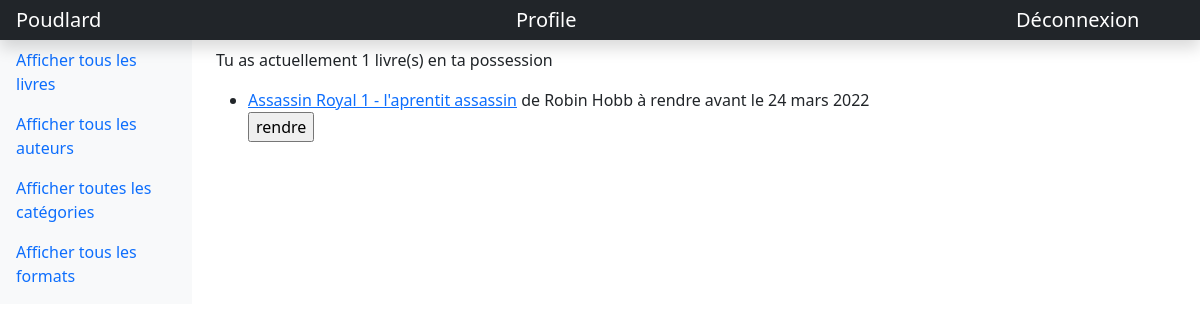
/browse/accounts/profile/ (signed in), run on an earlier commit of the app's database.
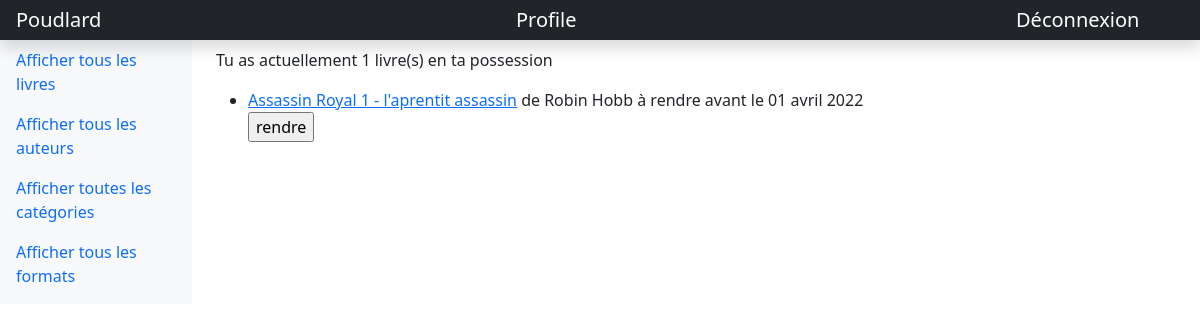
And on a later commit of the database.
### browse/models.py (models this page shows, shortened)
class Books(models.Model):
    book_id = models.AutoField(primary_key=True)
    title = models.CharField(max_length=200)
    is_borrowed = models.BooleanField(default=False)
    return_date = models.DateField(blank=True, null=True)
    ref = models.CharField(max_length=6, blank=True, null=True)
    image = models.CharField(blank=True, null=True, max_length=500)
    desc = models.TextField(max_length=10000, blank=True, null=True)
    author = models.ForeignKey(Author, on_delete=models.CASCADE)
    format = models.ForeignKey(Format, on_delete=models.CASCADE)
    language = models.ForeignKey(Language, on_delete=models.CASCADE)
    category = models.ForeignKey(Category, on_delete=models.CASCADE)
    borrowuser = models.ManyToManyField(User, blank=True, null=True)

class Author(models.Model):
    author_id = models.AutoField(primary_key=True)
    name = models.CharField(blank=True, null=True, max_length=20)
    firstname = models.CharField(max_length=20)
    def __str__(self):
        if self.name:
            chaine = str(self.firstname) + " " + str(self.name)
            return chaine
        return self.firstname

### browse/views.py (the view)
# urls.py: path('accounts/profile/', views.profile, name='profile'),
def profile(request):
    borrows = Books.objects.filter(borrowuser=request.user)
    template = loader.get_template('browse/profile.html')
    context = {'borrows': borrows, 'qte': len(borrows)}
    return HttpResponse(template.render(context, request))

### browse/templates/browse/profile.html (shortened to what this page needs)
{% extends "browse/index.html" %}
{% load static %}
{% load i18n %}
{% block content %}
<p>Tu as actuellement {{qte}} livre(s) en ta possession</p>
{% if  qte != 0 %}
    <ul>
    {% for book in borrows %}
        {% language 'fr' %}
        <li>
            <a href="/browse/books/{{ book.book_id }}/">{{book.title}}</a> de {{book.author}} à rendre avant le {{book.return_date|date:'d F Y'}}
            <form id="borrow" action="{% url 'browse:goback' book.book_id %}">
                <input type="submit" value="rendre">
            </form>
        </li>
        {% endlanguage %}
    {% endfor %}
    </ul>
{% endif %}
{% endblock %}

What changed in the data, as far as the page shows it:
changed Books "Assassin Royal 1 - l'aprentit assassin": return_date "24 mars 2022" → "01 avril 2022"
